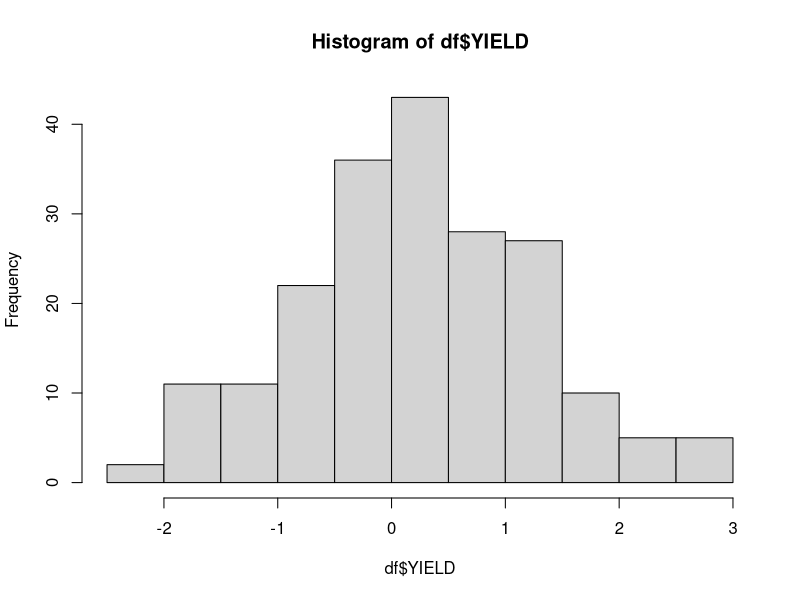

The R script that drew this image:
# Dataset generation to illustrate models from the paper:
# "Regression approaches for modelling genotype-environment interaction and making predictions into a target population of environments"
# using simulated data.
# 2025, University of Hohenheim
# Corresponding author:
# Prof. Hans-Peter Piepho, piepho@uni-hohenheim.de
# Code written by:
# Maksym Hrachov, PhD student, maksym.hrachov@gmail.com

## THIS FILE SHOULD BE CALLED FROM WITHIN "Example models.r"
library(dplyr)
library(tidyverse)
# Define levels
genotypes <- paste0("G", 1:10)
locations <- paste0("L", 1:5)
years <- paste0("Y", 1:4)

# Create full factorial design
df <- expand.grid(G = genotypes, L = locations, Y = years)

# Set seed for reproducibility
set.seed(341323)

# Simulate random effects based on previous information https://doi.org/10.1007/s00122-023-04260-x (Table 5, Monsoon rice)
G_eff     <- rnorm(10, 0, sqrt(0.262))
GY_eff    <- rnorm(10*4, 0, sqrt(0.017))
GL_eff    <- rnorm(10*5, 0, sqrt(0.046))
GLY_eff   <- rnorm(nrow(df), 0, sqrt(0.270))
Y_eff     <- rnorm(4, 0, sqrt(0.017))
L_eff     <- rnorm(5, 0, sqrt(0.134))
LY_eff    <- rnorm(5*4, 0, sqrt(0.491))

# Add random effects to data frame
df <- df %>%
  mutate(
    G_eff   = G_eff[match(G, genotypes)],
    Y_eff   = Y_eff[match(Y, years)],
    L_eff   = L_eff[match(L, locations)],
    GY_eff  = GY_eff[as.integer(factor(paste(G,Y)))],
    GL_eff  = GL_eff[as.integer(factor(paste(G,L)))],
    LY_eff  = LY_eff[as.integer(factor(paste(L,Y)))],
    GLY_eff = GLY_eff
  ) %>%
  mutate(
    YIELD = G_eff + Y_eff + L_eff + GY_eff + GL_eff + LY_eff + GLY_eff
  ) %>% 
  group_by(L,Y) %>% 
  mutate(LY_yield_means = mean(YIELD)) %>% 
  ungroup()
hist(df$YIELD)

### simulate 5 covariates with different level of relatedness

EC1 <- rnorm(20, 0, sqrt(0.111)) + unique(df$LY_yield_means)*0.1
EC2 <- rnorm(20, 0, sqrt(0.222)) + EC1 * 0.2 + unique(df$LY_yield_means)*0.1
EC3 <- rnorm(20, 0, sqrt(0.333)) + EC2 * 0.3 - EC1 * 0.5 + unique(df$LY_yield_means)*0.1
EC4 <- rnorm(20, 0, sqrt(0.555)) + EC3 * 0.8 + EC2 * 0.8 + EC1 * 0.8 + unique(df$LY_yield_means)*0.1
EC5 <- rnorm(20, 0, sqrt(0.777)) - EC4 * 0.8 - EC3 * 0.3 - EC2 * 0.2 - EC1 * 0.7 - unique(df$LY_yield_means)*0.4


df_covariates <- expand.grid(L = locations, Y = years) %>% 
  mutate(EC1 = EC1,
         EC2 = EC2,
         EC3 = EC3,
         EC4 = EC4,
         EC5 = EC5)


df2 <- left_join(df, df_covariates, by = c("L", "Y"))

cor(df2 %>% select(YIELD, EC1:EC5))

rm(list = setdiff(ls(), "df2"))
